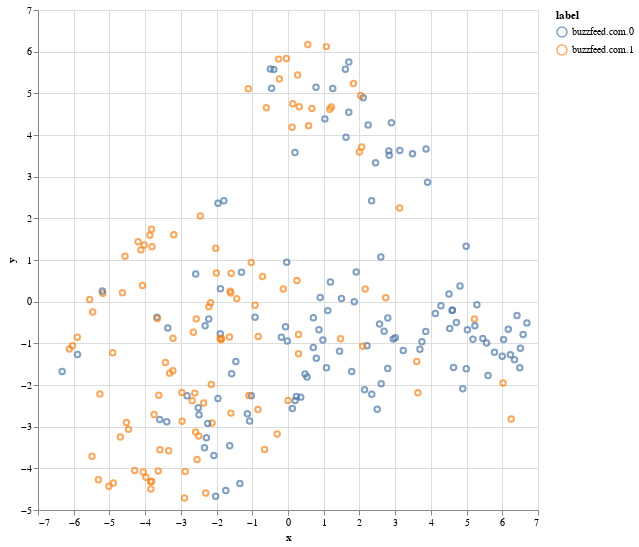

This figure's notebook cell:
### Code cell
(alt
    .Chart(UMAP_POINTS.sample(frac=0.01), width=500, height=500)
    .mark_point()
    .encode(x='x', y='y', tooltip='title', color='label'))

### Figure 1 — Vega-Lite specification as saved in the notebook (floating-point values rounded to 4 significant figures; data arrays with more than 128 entries replaced by an {"elided": "..."} marker saying what was removed)
{"$schema": "https://vega.github.io/schema/vega-lite/v2.6.0.json", "config": {"view": {"height": 300, "width": 400}}, "data": {"name": "data-6b005f791cb5498b83637c5399bda017"}, "datasets": {"data-6b005f791cb5498b83637c5399bda017": {"elided": "237 records"}}, "encoding": {"color": {"field": "label", "type": "nominal"}, "tooltip": {"field": "title", "type": "nominal"}, "x": {"field": "x", "type": "quantitative"}, "y": {"field": "y", "type": "quantitative"}}, "height": 500, "mark": "point", "width": 500}
